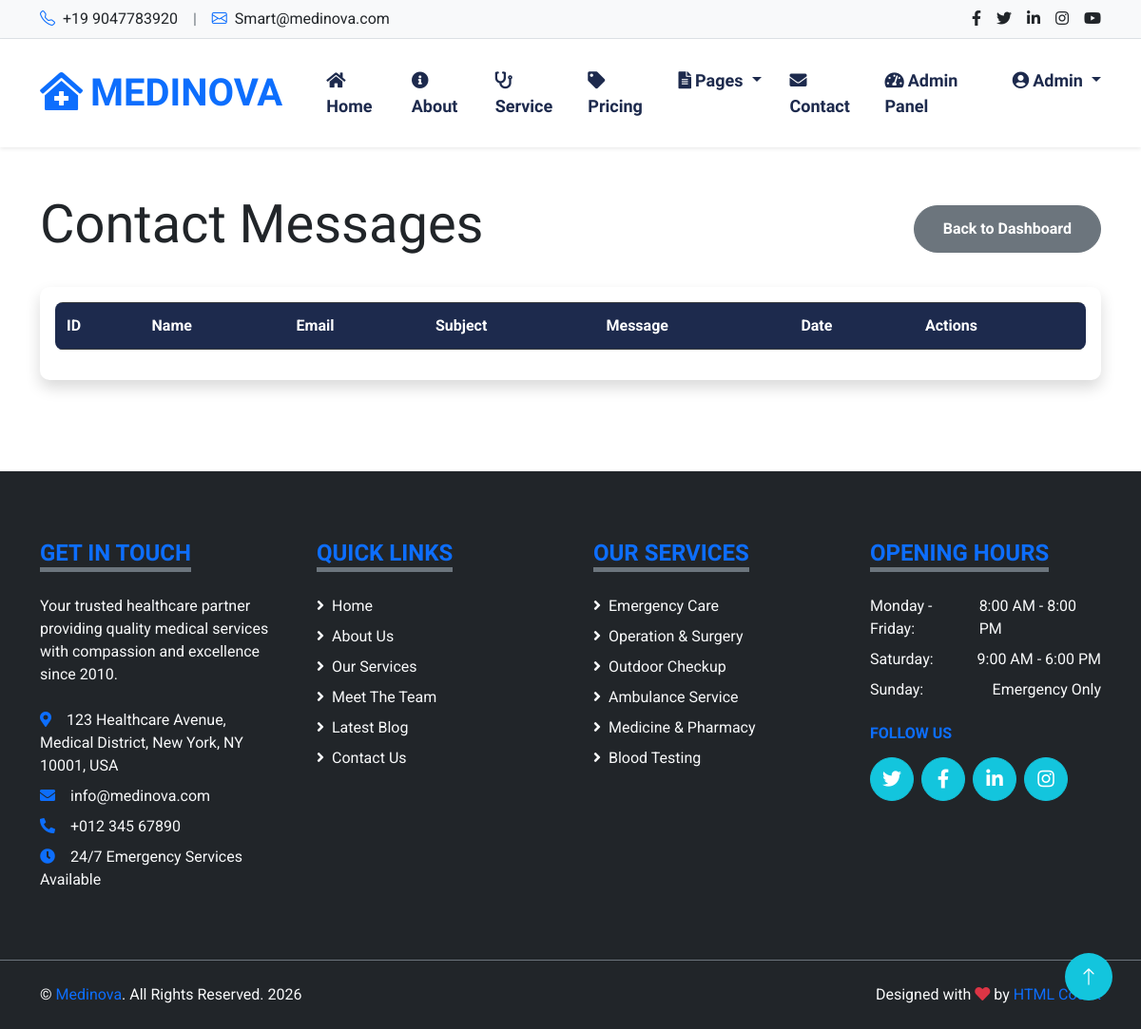
The page /admin/messages (signed in) on the database as committed earlier.
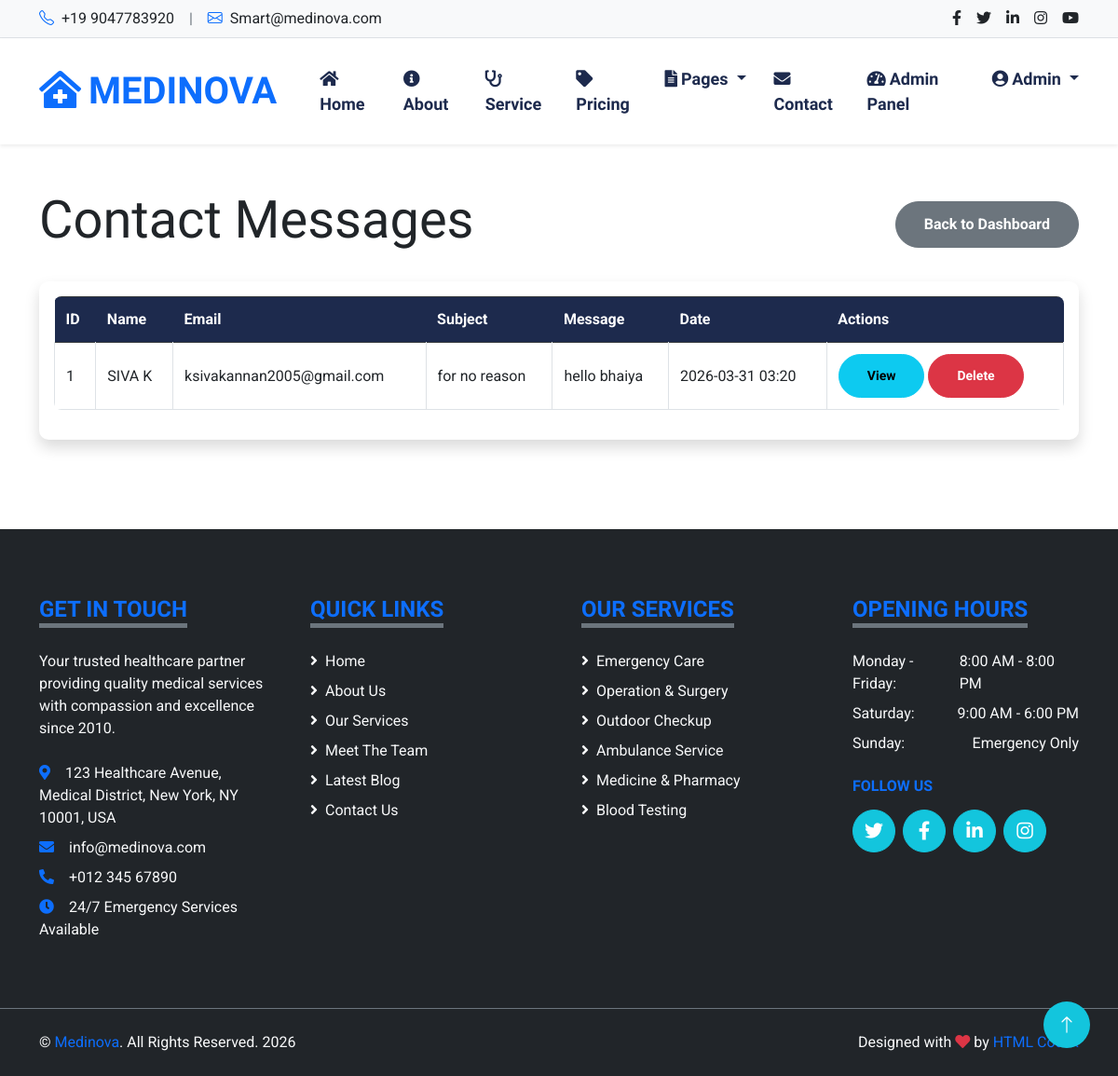
The same page on the database as committed later.
### app.py (models this page shows)
class ContactMessage(db.Model):
    id = db.Column(db.Integer, primary_key=True)
    name = db.Column(db.String(100), nullable=False)
    email = db.Column(db.String(100), nullable=False)
    subject = db.Column(db.String(200))
    message = db.Column(db.Text, nullable=False)
    created_at = db.Column(db.DateTime, default=datetime.utcnow)

### app.py (the view)
@app.route('/admin/messages')
def admin_messages():
    if not session.get('is_admin'):
        flash('Admin access required', 'danger')
        return redirect(url_for('login'))
    messages = ContactMessage.query.order_by(ContactMessage.created_at.desc()).all()
    return render_template('admin/messages.html', messages=messages)

### app.py (called while the page is built)
@app.context_processor
def inject_user():
    user = None
    if 'user_id' in session:
        user = User.query.get(session['user_id'])
    return dict(current_user=user)

@app.context_processor
def inject_now():
    return {'now': datetime.utcnow()}

### templates/admin/messages.html (shortened to what this page needs)
{% extends "base.html" %}
{% block content %}
<div class="container-fluid py-5">
    <div class="container">
        <div class="d-flex justify-content-between align-items-center mb-4">
            <h1 class="display-4">Contact Messages</h1>
            <a href="{{ url_for('admin_dashboard') }}" class="btn btn-secondary">Back to Dashboard</a>
        </div>
        <div class="card shadow">
            <div class="card-body">
                <div class="table-responsive">
                    <table class="table table-bordered table-hover">
                        <thead class="table-dark">
                            <tr>
                                <th>ID</th>
                                <th>Name</th>
                                <th>Email</th>
                                <th>Subject</th>
                                <th>Message</th>
                                <th>Date</th>
                                <th>Actions</th>
                            </tr>
                        </thead>
                        <tbody>
                            {% for msg in messages %}
                            <tr>
                                <td>{{ msg.id }}</td>
                                <td>{{ msg.name }}</td>
                                <td>{{ msg.email }}</td>
                                <td>{{ msg.subject or '-' }}</td>
                                <td>{{ msg.message[:100] }}{% if msg.message|length > 100 %}...{% endif %}</td>
                                <td>{{ msg.created_at.strftime('%Y-%m-%d %H:%M') }}</td>
                                <td>
                                    <button class="btn btn-sm btn-info" data-bs-toggle="modal" data-bs-target="#messageModal{{ msg.id }}">
                                        View
                                    </button>
                                    <a href="{{ url_for('admin_delete_message', message_id=msg.id) }}"
                                       class="btn btn-sm btn-danger"
                                       onclick="return confirm('Are you sure you want to delete this message?')">
                                        Delete
                                    </a>
                                </td>
                            </tr>
                            {% endfor %}
                        </tbody>
                    </table>
                </div>
            </div>
        </div>
    </div>
</div>
{% endblock %}

Rows that differ between the two databases and show on the page:
added ContactMessage: id "1", name "SIVA K", email "ksivakannan2005@gmail.com", subject "for no reason", message "hello bhaiya", created_at "2026-03-31 03:20"
